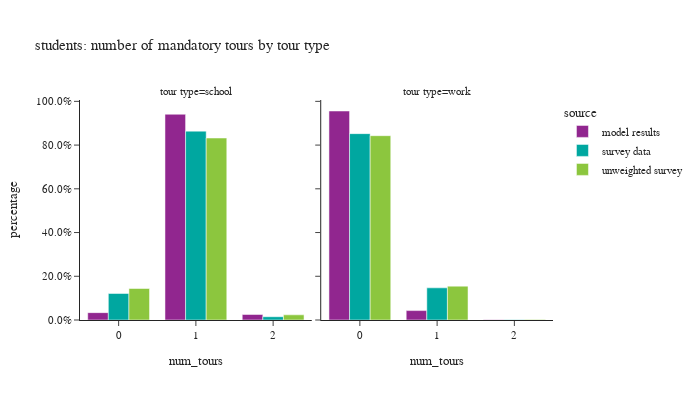

The notebook cell this image was saved under:
### Code cell
# number of mandatory tours
df_plot = s_tour_data.groupby(['person_id','source','tour_type','person_weight'])['tour_id'].count().reset_index()

pivoted = df_plot.pivot(index=['person_id','source','person_weight'], columns="tour_type", values="tour_id").fillna(0).reset_index()
df_plot = pivoted.melt(id_vars=['person_id','source','person_weight'], var_name="tour_type")

df_plot['num_tours'] = df_plot['value']
df_plot['ws_weight'] = df_plot['person_weight']
df_plot = df_plot.groupby(['source','tour_type','num_tours'])['ws_weight'].sum().reset_index()
df_plot = df_plot.merge(df_student_count, how='left', on='source')
df_plot['percentage'] = df_plot['ws_weight']/df_plot['person_weight']

fig = px.bar(df_plot, x="num_tours", y="percentage", color="source",barmode="group",
             facet_col="tour_type",facet_row_spacing=0.2,
             title="students: number of mandatory tours by tour type")
fig.for_each_annotation(lambda a: a.update(text="tour type="+a.text.split("=")[-1]))
fig.update_layout(height=400, width=700)
fig.update_yaxes(tickformat=".1%")
fig.show()

### Figure 1 — Plotly figure (JSON) as saved in the notebook; plotly's stock layout.template omitted (floating-point values rounded to 4 significant figures)
{"data": [{"alignmentgroup": "True", "hovertemplate": "source=model results<br>tour_type=school<br>num_tours=%{x}<br>percentage=%{y}<extra></extra>", "legendgroup": "model results", "marker": {"color": "#91268F", "pattern": {"shape": ""}}, "name": "model results", "offsetgroup": "model results", "orientation": "v", "showlegend": true, "textposition": "auto", "type": "bar", "x": [0, 1, 2], "xaxis": "x", "y": [0.0337, 0.941, 0.02526], "yaxis": "y"}, {"alignmentgroup": "True", "hovertemplate": "source=model results<br>tour_type=work<br>num_tours=%{x}<br>percentage=%{y}<extra></extra>", "legendgroup": "model results", "marker": {"color": "#91268F", "pattern": {"shape": ""}}, "name": "model results", "offsetgroup": "model results", "orientation": "v", "showlegend": false, "textposition": "auto", "type": "bar", "x": [0, 1, 2], "xaxis": "x2", "y": [0.9559, 0.0431, 0.001032], "yaxis": "y2"}, {"alignmentgroup": "True", "hovertemplate": "source=survey data<br>tour_type=school<br>num_tours=%{x}<br>percentage=%{y}<extra></extra>", "legendgroup": "survey data", "marker": {"color": "#00A7A0", "pattern": {"shape": ""}}, "name": "survey data", "offsetgroup": "survey data", "orientation": "v", "showlegend": true, "textposition": "auto", "type": "bar", "x": [0, 1, 2], "xaxis": "x", "y": [0.1213, 0.8638, 0.01496], "yaxis": "y"}, {"alignmentgroup": "True", "hovertemplate": "source=survey data<br>tour_type=work<br>num_tours=%{x}<br>percentage=%{y}<extra></extra>", "legendgroup": "survey data", "marker": {"color": "#00A7A0", "pattern": {"shape": ""}}, "name": "survey data", "offsetgroup": "survey data", "orientation": "v", "showlegend": false, "textposition": "auto", "type": "bar", "x": [0, 1, 2], "xaxis": "x2", "y": [0.8523, 0.1471, 0.000604], "yaxis": "y2"}, {"alignmentgroup": "True", "hovertemplate": "source=unweighted survey<br>tour_type=school<br>num_tours=%{x}<br>percentage=%{y}<extra></extra>", "legendgroup": "unweighted survey", "marker": {"color": "#8CC63E", "pattern": {"shape": ""}}, "name": "unweighted survey", "offsetgroup": "unweighted survey", "orientation": "v", "showlegend": true, "textposition": "auto", "type": "bar", "x": [0, 1, 2], "xaxis": "x", "y": [0.1441, 0.8323, 0.02366], "yaxis": "y"}, {"alignmentgroup": "True", "hovertemplate": "source=unweighted survey<br>tour_type=work<br>num_tours=%{x}<br>percentage=%{y}<extra></extra>", "legendgroup": "unweighted survey", "marker": {"color": "#8CC63E", "pattern": {"shape": ""}}, "name": "unweighted survey", "offsetgroup": "unweighted survey", "orientation": "v", "showlegend": false, "textposition": "auto", "type": "bar", "x": [0, 1, 2], "xaxis": "x2", "y": [0.843, 0.1548, 0.002151], "yaxis": "y2"}], "layout": {"annotations": [{"font": {}, "showarrow": false, "text": "tour type=school", "x": 0.245, "xanchor": "center", "xref": "paper", "y": 1, "yanchor": "bottom", "yref": "paper"}, {"font": {}, "showarrow": false, "text": "tour type=work", "x": 0.755, "xanchor": "center", "xref": "paper", "y": 1, "yanchor": "bottom", "yref": "paper"}], "barmode": "group", "height": 400, "legend": {"title": {"text": "source"}, "tracegroupgap": 0}, "title": {"text": "students: number of mandatory tours by tour type"}, "width": 700, "xaxis": {"anchor": "y", "domain": [0, 0.49], "title": {"text": "num_tours"}}, "xaxis2": {"anchor": "y2", "domain": [0.51, 1], "matches": "x", "title": {"text": "num_tours"}}, "yaxis": {"anchor": "x", "domain": [0, 1], "tickformat": ".1%", "title": {"text": "percentage"}}, "yaxis2": {"anchor": "x2", "domain": [0, 1], "matches": "y", "showticklabels": false, "tickformat": ".1%"}}}
